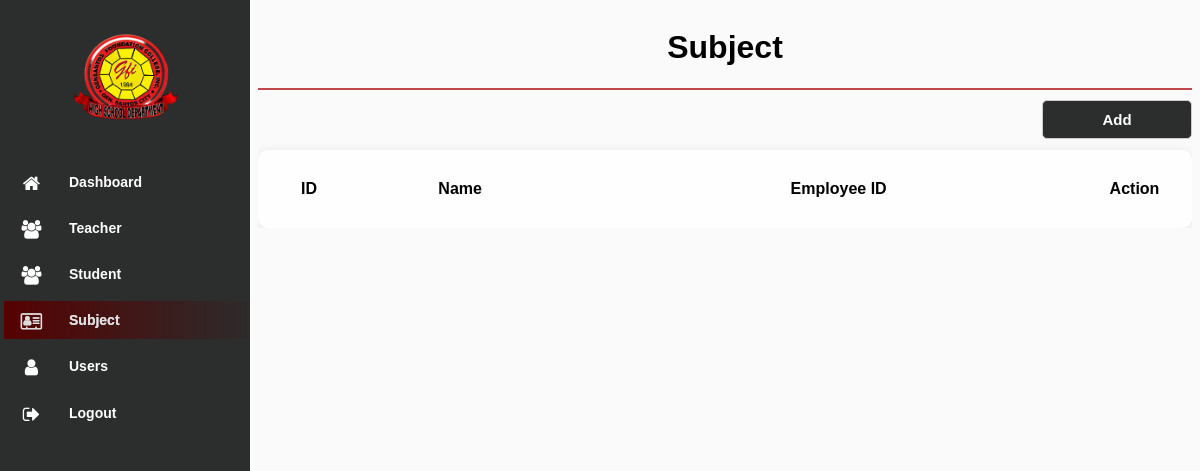
Before: /modules/Subject/index.php (signed in) with the older database file.
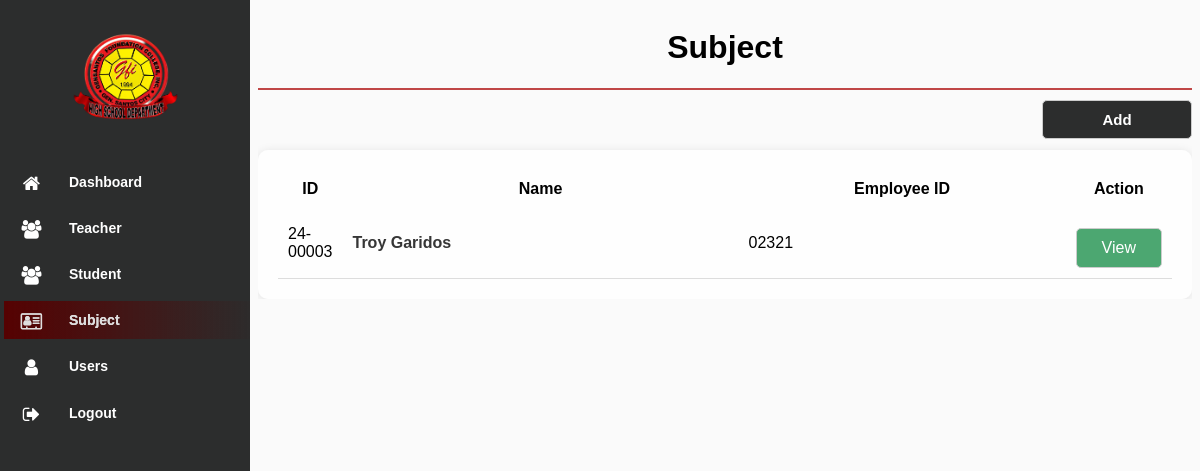
After: the same page with the newer database file.
### tables this page shows
CREATE TABLE `teacher` (
  `id` int(5) UNSIGNED ZEROFILL NOT NULL,
  `first_name` varchar(255) NOT NULL,
  `middle_name` varchar(255) NOT NULL,
  `last_name` varchar(255) NOT NULL,
  `suffix` varchar(255) NOT NULL,
  `employee_id` varchar(255) NOT NULL,
  `email_address` varchar(255) NOT NULL,
  `date_created` datetime NOT NULL DEFAULT current_timestamp(),
  `del_status` varchar(255) NOT NULL
);

### modules/Subject/index.php (the view, shortened to what this page needs)
<!DOCTYPE html>
<html lang="en">
<head>
    <link rel="stylesheet" type="text/css" href="../../assets/css/font-awesome-4.7.0/css/menu.css">
    <link rel="stylesheet" type="text/css" href="../../assets/css/font-awesome-4.7.0/css/style.css">
    <link rel="stylesheet" type="text/css" href="../../assets/css/font-awesome-4.7.0/css/font-awesome.min.css"
        rel="stylesheet">
    <link rel="stylesheet" href="../../assets/css/jquery.dataTables.min.css">
</head>
<body>
    <?php
$page = 'Subject';
include "../../navbar.php";
include "../../db_conn.php";
 ?>
        <div class="content">
            <div class="header">
                <h1><?php if ($page) {echo $page;} ?></h1>
            </div>
            <div class="search-box">
                <a href="./add.php"><button>Add</button></a>
            </div>
            <div class="table_wrap">
            <table id="example" class="data list">
                <thead>
                    <th style="width: 60px;">ID</th>
                    <th>Name</th>
                    <th>Employee ID</th>
                    <th style="width: 55px;">Action</th>
                </thead>
                <?php
        $squery =  mysqli_query($conn, "SELECT * from teacher Where del_status != 'deleted' ORDER BY id DESC;");
         while ($row = mysqli_fetch_array($squery)) {
        ?>
                <tr class="table-row">
                    <td>24-<?php echo $row['id'] ?></td>
                    <td>
                        <div class="profile">
                        <span class="name"><?php echo $row['first_name'] . " " . $row['last_name'] ?></span>
                        </div>
                    </td>
                    <td><?php echo $row['employee_id'] ?></td>
                    <td>
                        <a class="view" href="edit.php?id=<?php echo $row['id'] ?>">
                        View
                        </a>
                    </td>
                </tr>
                <?php }?>
            </table>
            </div>
    </div>
</body>
</html>

Changed rows visible on the page:
added teacher: id "00003", first_name "Troy", last_name "Garidos", employee "02321"
